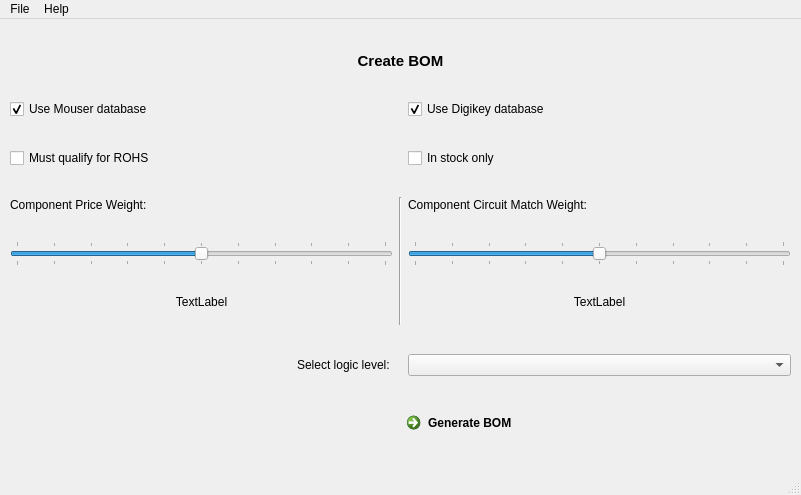
<?xml version="1.0" encoding="UTF-8"?>
<ui version="4.0">
 <class>BOM</class>
 <widget class="QMainWindow" name="BOM">
  <property name="geometry">
   <rect>
    <x>0</x>
    <y>0</y>
    <width>801</width>
    <height>495</height>
   </rect>
  </property>
  <property name="windowTitle">
   <string>BOM Creator</string>
  </property>
  <widget class="QWidget" name="centralwidget">
   <widget class="QWidget" name="gridLayoutWidget">
    <property name="geometry">
     <rect>
      <x>10</x>
      <y>10</y>
      <width>781</width>
      <height>441</height>
     </rect>
    </property>
    <layout class="QGridLayout" name="gridLayout">
     <property name="sizeConstraint">
      <enum>QLayout::SetDefaultConstraint</enum>
     </property>
     <item row="3" column="2">
      <widget class="QLabel" name="label_3">
       <property name="sizePolicy">
        <sizepolicy hsizetype="Preferred" vsizetype="Maximum">
         <horstretch>0</horstretch>
         <verstretch>0</verstretch>
        </sizepolicy>
       </property>
       <property name="maximumSize">
        <size>
         <width>16777215</width>
         <height>15</height>
        </size>
       </property>
       <property name="text">
        <string>Component Circuit Match Weight:</string>
       </property>
       <property name="alignment">
        <set>Qt::AlignBottom|Qt::AlignLeading|Qt::AlignLeft</set>
       </property>
      </widget>
     </item>
     <item row="2" column="0">
      <widget class="QCheckBox" name="UseROHS">
       <property name="text">
        <string>Must qualify for ROHS</string>
       </property>
      </widget>
     </item>
     <item row="5" column="2">
      <widget class="QLabel" name="WMLbl">
       <property name="sizePolicy">
        <sizepolicy hsizetype="Preferred" vsizetype="Maximum">
         <horstretch>0</horstretch>
         <verstretch>0</verstretch>
        </sizepolicy>
       </property>
       <property name="minimumSize">
        <size>
         <width>0</width>
         <height>0</height>
        </size>
       </property>
       <property name="maximumSize">
        <size>
         <width>16777215</width>
         <height>30</height>
        </size>
       </property>
       <property name="text">
        <string>TextLabel</string>
       </property>
       <property name="alignment">
        <set>Qt::AlignHCenter|Qt::AlignTop</set>
       </property>
      </widget>
     </item>
     <item row="4" column="2">
      <widget class="QSlider" name="WMSlider">
       <property name="maximum">
        <number>100</number>
       </property>
       <property name="value">
        <number>50</number>
       </property>
       <property name="orientation">
        <enum>Qt::Horizontal</enum>
       </property>
       <property name="tickPosition">
        <enum>QSlider::TicksBothSides</enum>
       </property>
       <property name="tickInterval">
        <number>10</number>
       </property>
      </widget>
     </item>
     <item row="1" column="2">
      <widget class="QCheckBox" name="DBUseDigikey">
       <property name="text">
        <string>Use Digikey database</string>
       </property>
       <property name="checked">
        <bool>true</bool>
       </property>
      </widget>
     </item>
     <item row="4" column="0">
      <widget class="QSlider" name="WPSlider">
       <property name="maximum">
        <number>100</number>
       </property>
       <property name="singleStep">
        <number>1</number>
       </property>
       <property name="value">
        <number>50</number>
       </property>
       <property name="orientation">
        <enum>Qt::Horizontal</enum>
       </property>
       <property name="tickPosition">
        <enum>QSlider::TicksBothSides</enum>
       </property>
       <property name="tickInterval">
        <number>10</number>
       </property>
      </widget>
     </item>
     <item row="0" column="0" colspan="3">
      <widget class="QLabel" name="label">
       <property name="sizePolicy">
        <sizepolicy hsizetype="Preferred" vsizetype="Fixed">
         <horstretch>0</horstretch>
         <verstretch>0</verstretch>
        </sizepolicy>
       </property>
       <property name="text">
        <string>&lt;html&gt;&lt;head/&gt;&lt;body&gt;&lt;p align=&quot;center&quot;&gt;&lt;span style=&quot; font-size:11pt; font-weight:600;&quot;&gt;Create BOM&lt;/span&gt;&lt;/p&gt;&lt;/body&gt;&lt;/html&gt;</string>
       </property>
       <property name="textFormat">
        <enum>Qt::RichText</enum>
       </property>
      </widget>
     </item>
     <item row="3" column="0">
      <widget class="QLabel" name="label_2">
       <property name="sizePolicy">
        <sizepolicy hsizetype="Preferred" vsizetype="Maximum">
         <horstretch>0</horstretch>
         <verstretch>0</verstretch>
        </sizepolicy>
       </property>
       <property name="maximumSize">
        <size>
         <width>16777215</width>
         <height>15</height>
        </size>
       </property>
       <property name="text">
        <string>Component Price Weight:</string>
       </property>
       <property name="alignment">
        <set>Qt::AlignBottom|Qt::AlignLeading|Qt::AlignLeft</set>
       </property>
      </widget>
     </item>
     <item row="6" column="0">
      <widget class="QLabel" name="label_4">
       <property name="text">
        <string>Select logic level: </string>
       </property>
       <property name="alignment">
        <set>Qt::AlignRight|Qt::AlignTrailing|Qt::AlignVCenter</set>
       </property>
      </widget>
     </item>
     <item row="1" column="0">
      <widget class="QCheckBox" name="DBUseMouser">
       <property name="text">
        <string>Use Mouser database</string>
       </property>
       <property name="checked">
        <bool>true</bool>
       </property>
       <property name="tristate">
        <bool>false</bool>
       </property>
      </widget>
     </item>
     <item row="2" column="2">
      <widget class="QCheckBox" name="UseInStock">
       <property name="text">
        <string>In stock only</string>
       </property>
      </widget>
     </item>
     <item row="5" column="0">
      <widget class="QLabel" name="WPLbl">
       <property name="sizePolicy">
        <sizepolicy hsizetype="Preferred" vsizetype="Maximum">
         <horstretch>0</horstretch>
         <verstretch>0</verstretch>
        </sizepolicy>
       </property>
       <property name="minimumSize">
        <size>
         <width>0</width>
         <height>0</height>
        </size>
       </property>
       <property name="maximumSize">
        <size>
         <width>16777215</width>
         <height>30</height>
        </size>
       </property>
       <property name="text">
        <string>TextLabel</string>
       </property>
       <property name="alignment">
        <set>Qt::AlignHCenter|Qt::AlignTop</set>
       </property>
      </widget>
     </item>
     <item row="6" column="2">
      <widget class="QComboBox" name="logicComboBox">
       <property name="frame">
        <bool>true</bool>
       </property>
      </widget>
     </item>
     <item row="7" column="1" colspan="2">
      <widget class="QCommandLinkButton" name="executeBtn">
       <property name="sizePolicy">
        <sizepolicy hsizetype="Preferred" vsizetype="Maximum">
         <horstretch>0</horstretch>
         <verstretch>0</verstretch>
        </sizepolicy>
       </property>
       <property name="minimumSize">
        <size>
         <width>0</width>
         <height>0</height>
        </size>
       </property>
       <property name="maximumSize">
        <size>
         <width>16777215</width>
         <height>35</height>
        </size>
       </property>
       <property name="text">
        <string>Generate BOM</string>
       </property>
      </widget>
     </item>
     <item row="3" column="1" rowspan="3">
      <widget class="Line" name="line">
       <property name="orientation">
        <enum>Qt::Vertical</enum>
       </property>
      </widget>
     </item>
    </layout>
   </widget>
  </widget>
  <widget class="QMenuBar" name="menubar">
   <property name="geometry">
    <rect>
     <x>0</x>
     <y>0</y>
     <width>801</width>
     <height>22</height>
    </rect>
   </property>
   <widget class="QMenu" name="menuFile">
    <property name="title">
     <string>File</string>
    </property>
    <addaction name="actionGenerate_BOM"/>
    <addaction name="actionSavePref"/>
    <addaction name="actionReset"/>
    <addaction name="separator"/>
    <addaction name="actionClose"/>
    <addaction name="actionClose_Completely"/>
   </widget>
   <widget class="QMenu" name="menuHelp">
    <property name="title">
     <string>Help</string>
    </property>
    <addaction name="actionAbout"/>
    <addaction name="actionGuide"/>
   </widget>
   <addaction name="menuFile"/>
   <addaction name="menuHelp"/>
  </widget>
  <widget class="QStatusBar" name="statusbar"/>
  <action name="actionReset">
   <property name="text">
    <string>Reset</string>
   </property>
   <property name="shortcut">
    <string>Ctrl+R</string>
   </property>
  </action>
  <action name="actionSavePref">
   <property name="text">
    <string>Save Preferences</string>
   </property>
   <property name="shortcut">
    <string>Ctrl+Shift+S</string>
   </property>
  </action>
  <action name="actionGenerate_BOM">
   <property name="text">
    <string>Generate BOM</string>
   </property>
   <property name="shortcut">
    <string>Ctrl+G</string>
   </property>
  </action>
  <action name="actionClose">
   <property name="text">
    <string>Close</string>
   </property>
   <property name="shortcut">
    <string>Ctrl+W</string>
   </property>
  </action>
  <action name="actionClose_Completely">
   <property name="text">
    <string>Close Completely</string>
   </property>
   <property name="shortcut">
    <string>Ctrl+Shift+W</string>
   </property>
  </action>
  <action name="actionAbout">
   <property name="text">
    <string>About</string>
   </property>
  </action>
  <action name="actionGuide">
   <property name="text">
    <string>Guide / tutorial</string>
   </property>
  </action>
 </widget>
 <resources/>
 <connections/>
</ui>
